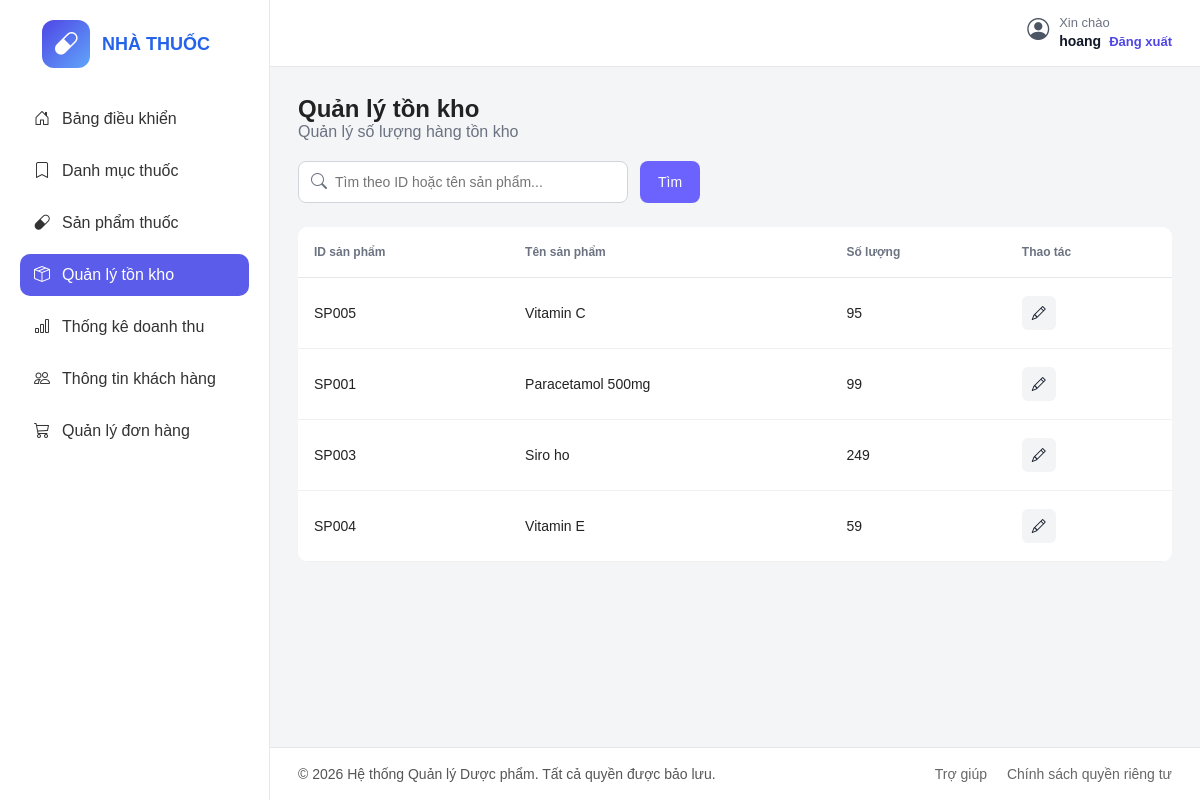
The app's page /dashboard/ton-kho/ (signed in) with its own data.
### core/models.py (models this page shows, shortened)
class Inventory(models.Model):
    product = models.OneToOneField(Product, on_delete=models.CASCADE)
    quantity = models.PositiveIntegerField(default=0)

class Product(models.Model):
    category = models.ForeignKey(Category, on_delete=models.CASCADE)
    proid = models.CharField(max_length=20, unique=True)
    name = models.TextField()
    description = models.TextField(blank=True)
    image = models.ImageField(upload_to='products/', blank=True, null=True)
    unit = models.CharField(max_length=50)
    price = models.DecimalField(max_digits=12, decimal_places=2)

### core/views.py (the view)
# urls.py: path('dashboard/ton-kho/', views.admin_inventory, name='admin_inventory'),
@login_required
@user_passes_test(is_admin)
def admin_inventory(request):
    keyword = request.GET.get('q', '').strip()
    inventories = Inventory.objects.select_related('product').all().order_by('id')
    if keyword:
        inventories = inventories.filter(
            Q(product__name__icontains=keyword) |
            Q(product__proid__icontains=keyword)
        )
    return render(request, 'admin_panel/tonkho.html', {
        'inventories': inventories,
        'keyword': keyword,
    })

### core/views.py (called while the page is built)
def is_admin(user):
    return user.is_staff

### templates/admin_panel/tonkho.html (shortened to what this page needs)
{% load static %}
<!DOCTYPE html>
<html lang="vi">
<head>
  <link rel="stylesheet" href="{% static 'css/tonkho.css' %}" />
  <link rel="stylesheet" href="https://cdn.jsdelivr.net/npm/bootstrap-icons@1.11.3/font/bootstrap-icons.min.css" />
</head>
<body>
  <div class="container">
    <aside class="sidebar">
      <div class="logo">
        <div class="logo-icon">
          <i class="bi bi-capsule"></i>
        </div>
        <div>
          <h2>NHÀ THUỐC</h2>
        </div>
      </div>
      <ul class="menu">
        <li><a href="{% url 'dashboard' %}"><i class="bi bi-house-door"></i> Bảng điều khiển</a></li>
        <li><a href="{% url 'admin_categories' %}"><i class="bi bi-bookmark"></i> Danh mục thuốc</a></li>
        <li><a href="{% url 'admin_products' %}"><i class="bi bi-capsule"></i> Sản phẩm thuốc</a></li>
        <li class="active"><a href="{% url 'admin_inventory' %}"><i class="bi bi-box-seam"></i> Quản lý tồn kho</a></li>
        <li><a href="{% url 'admin_statistics' %}"><i class="bi bi-bar-chart"></i> Thống kê doanh thu</a></li>
        <li><a href="{% url 'admin_customers' %}"><i class="bi bi-people"></i> Thông tin khách hàng</a></li>
        <li><a href="{% url 'admin_orders' %}"><i class="bi bi-cart3"></i>Quản lý đơn hàng</a></li>
      </ul>
    </aside>
    <main class="main-content">
      <header class="topbar">
        <div class="topbar-right">
          <div class="user-info user-info-vertical">
            <i class="bi bi-person-circle"></i>
            <div>
              <span>Xin chào</span>
              <strong>{{ user.get_full_name|default:user.username }}</strong>
              <a href="{% url 'logout' %}" class="logout-link">Đăng xuất</a>
            </div>
          </div>
        </div>
      </header>
      <section class="titleql">
        <h2>Quản lý tồn kho</h2>
        <p class="subtitle">
          Quản lý số lượng hàng tồn kho
        </p>
        <div class="action-bar">
          <form method="get" action="{% url 'admin_inventory' %}" class="search-form">
            <div class="small-search-box">
              <i class="bi bi-search"></i>
              <input
                type="text"
                name="q"
                value="{{ keyword|default:'' }}"
                placeholder="Tìm theo ID hoặc tên sản phẩm..."
              />
            </div>
            <button type="submit" class="search-btn">Tìm</button>
          </form>
        </div>
        <div class="table-wrapper">
          <table>
            <thead>
              <tr>
                <th>ID sản phẩm</th>
                <th>Tên sản phẩm</th>
                <th>Số lượng</th>
                <th>Thao tác</th>
              </tr>
            </thead>
            <tbody>
              {% for inventory in inventories %}
              <tr>
                <td>{{ inventory.product.proid }}</td>
                <td>{{ inventory.product.name }}</td>
                <td>{{ inventory.quantity }}</td>
                <td>
                  <button
                    type="button"
                    class="edit-btn open-edit-popup"
                    data-id="{{ inventory.id }}"
                    data-proid="{{ inventory.product.proid }}"
                    data-name="{{ inventory.product.name }}"
                    data-quantity="{{ inventory.quantity }}"
                  >
                    <i class="bi bi-pencil"></i>
                  </button>
                </td>
              </tr>
              {% empty %}
              <tr>
                <td colspan="4" class="empty-row">Không tìm thấy sản phẩm phù hợp.</td>
              </tr>
              {% endfor %}
            </tbody>
          </table>
        </div>
      </section>
      <footer class="footer">
        <p>© 2026 Hệ thống Quản lý Dược phẩm. Tất cả quyền được bảo lưu.</p>
        <div class="footer-links">
          <a href="#">Trợ giúp</a>
          <a href="#">Chính sách quyền riêng tư</a>
        </div>
      </footer>
    </main>
  </div>
</body>
</html>

### records on screen
Inventory: product.proid "SP005", product.name "Vitamin C", quantity "95"
Inventory: product.proid "SP001", product.name "Paracetamol 500mg", quantity "99"
Inventory: product.proid "SP003", product.name "Siro ho", quantity "249"
Inventory: product.proid "SP004", product.name "Vitamin E", quantity "59"

### other values on screen
{{ user.get_full_name|default:user.username }} "hoang"
